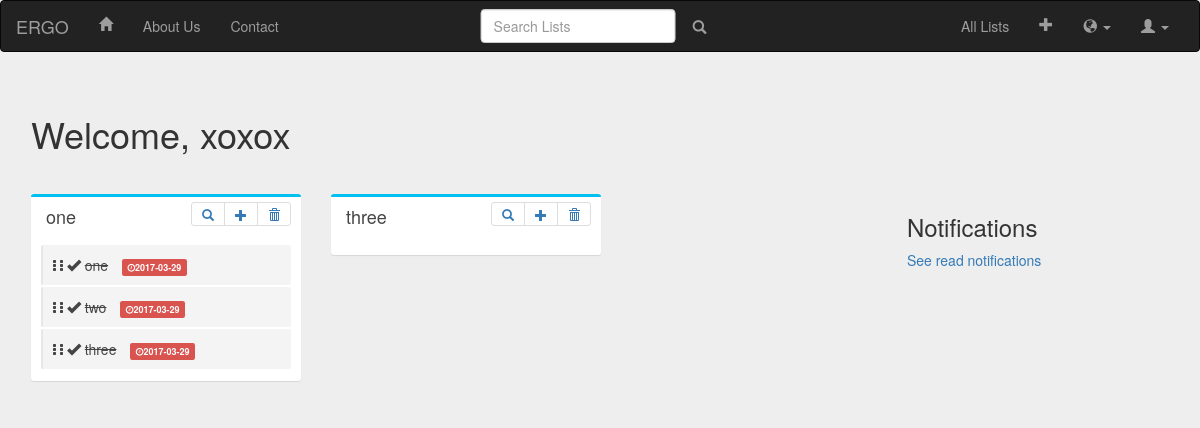
The page /xoxo/home (signed in) on the database its author committed.
### models.py (models this page shows, shortened)
class User(UserMixin, db.Model):
    id = db.Column('user_id', db.Integer, primary_key=True, autoincrement=True)
    username = db.Column('username', db.String(64), unique=True, nullable=False)
    name = db.Column('name', db.String(120), unique=False, nullable=False)
    dob = db.Column('date_of_birth', db.DateTime, nullable=False)
    email = db.Column('email', db.String(64), nullable=False, unique=True)
    registration_time = db.Column('registration_time',db.DateTime, default=datetime.utcnow)
    password_hash = db.Column('password_hash',db.String(80), nullable=False)
    remember_me = db.Column('remember_me', db.Boolean, unique=False, default=False)
    profile_picture_filename = db.Column('profile_picture_filename', db.String(64))
    profile_picture_url = db.Column('profile_picture_url', db.String(64))
    followed = db.relationship(
    'User', secondary=followers,
    primaryjoin=(followers.c.follower_id == id),
    secondaryjoin=(followers.c.followed_id == id),
    backref=db.backref('followers', lazy='dynamic'), lazy='dynamic')
    tasks = db.relationship(
        'Task',
        backref=db.backref('user', lazy='joined'),
        cascade="all, delete-orphan",
        passive_deletes=True
    )
    lists = db.relationship(
        'List',
        backref=db.backref('user', lazy='joined'),
        cascade="all, delete-orphan",
        passive_deletes=True
    )
    comments = db.relationship(
        'Comment',
        backref= db.backref('user', lazy='joined'),
        cascade="all, delete-orphan",
        passive_deletes=True
    )
    notif = db.relationship(
        'Notif',
        backref= db.backref('user', lazy='joined'),
        cascade="all, delete-orphan",
        passive_deletes=True
    )

class List(db.Model):
    id = db.Column('list_id', db.Integer, primary_key=True, autoincrement=True)
    create_time = db.Column('create_time', db.DateTime, default=datetime.utcnow)
    user_id = db.Column('user_id', db.Integer, db.ForeignKey('user', ondelete='CASCADE'), nullable=False)
    name = db.Column('name', db.String(100), nullable=False)
    description = db.Column('description', db.String(200))
    tasks = db.relationship(
            'Task',
            backref= db.backref('list', lazy='joined'),
            cascade="all, delete-orphan",
            passive_deletes=True
        )
    comments = db.relationship(
            'Comment',
            backref= db.backref('list', lazy='joined'),
            cascade="all, delete-orphan",
            passive_deletes=True
        )
    all_users = db.relationship(
    'User', secondary=shared_lists,
    backref=db.backref('all_lists', lazy='dynamic'), lazy='dynamic')

class Task(db.Model):
    __tablename__ = 'task-table'
    id = db.Column('task_id', db.Integer, primary_key=True, autoincrement=True)
    create_time = db.Column('create_time', db.DateTime,
                            default=datetime.utcnow)
    start_time = db.Column('start_time', db.DateTime)
    end_time = db.Column('end_time', db.DateTime)
    deadline = db.Column('deadline', db.DateTime, nullable=False)
    user_id = db.Column('user_id', db.Integer, db.ForeignKey(
        'user', ondelete='CASCADE'), nullable=False)
    name = db.Column('name', db.String(100), nullable=False)
    description = db.Column('description', db.String(200))
    status = db.Column('status', db.Enum(
        *['Pending', 'Ongoing', 'Completed']), nullable=False, default='Pending')
    priority = db.Column('priority', db.Boolean, nullable=False, default=False)
    relpriority =  db.Column('relpriority', db.Integer)
    incentive = db.Column('incentive', db.String(200))
    consequences = db.Column('consequences', db.String(200))
    list_id = db.Column('list_id', db.Integer, db.ForeignKey('list.list_id', ondelete='CASCADE'), nullable=False)
    dependent = db.relationship(
    'Task', secondary=dependent_tasks,
    primaryjoin=(dependent_tasks.c.task_id == id),
    secondaryjoin=(dependent_tasks.c.dependent_id == id),
    backref=db.backref('dependent_tasks', lazy='dynamic'), lazy='dynamic')

### api/add_task.py (the view, shortened to what this page needs)
@task_blueprint.route('/<user_name>/home',methods=['POST','GET'])
@login_required
def go_home(user_name):
    userid=User.query.filter(User.username==user_name).first().id
    user=User.query.filter(User.username==user_name).first()
    sort_form=SortForm()
    Tasks=Task.query.filter(Task.user_id==userid)
    notifs=Notif.query.filter(Notif.user_id == userid, Notif.status == 'Unread').order_by(Notif.create_time)
    lists = List.query.filter(List.user_id==userid)
    tasks_of_lists = []
    for list in lists:
        tasks_of_lists.append((list,Task.query.filter(Task.list_id==list.id).order_by(Task.relpriority)))
    '''
    if sort_form.validate_on_submit():
        if sort_form.criteria.data == 'Deadline(near)':
            tasks=Task.query.filter(Task.user_id==userid).order_by(Task.deadline)

        if sort_form.criteria.data == 'Deadline(far)':
            tasks=Task.query.filter(Task.user_id==userid).order_by(Task.deadline.desc())

        if sort_form.criteria.data == 'Name(A-Z)':
            tasks=Task.query.filter(Task.user_id==userid).order_by(Task.name)
            #print('****************')
            #print(tasks)
            #print('****************')

        if sort_form.criteria.data == 'Name(Z-A)':
            tasks=Task.query.filter(Task.user_id==userid).order_by(Task.name.desc())


            return render_template('home.html',notifs=notifs,sort_form=sort_form,user=User.query.get(userid),tasks=tasks, lists=lists, tasks_of_lists=tasks_of_lists)
    '''
    return render_template('home.html',notifs=notifs, sort_form=sort_form,user=User.query.get(userid),tasks=Tasks,lists=lists, tasks_of_lists=tasks_of_lists)

### api/add_task.py
class SortForm(FlaskForm):
    criteria = SelectField('Sort by:', choices=[('Deadline(near)','Deadline(near)'),('Deadline(far)','Deadline(far)'),('Name(A-Z)','Name(A-Z)'),('Name(Z-A)','Name(Z-A)')],default='Name(A-Z)')

### app.py (called while the page is built)
@login_manager.user_loader
def load_user(user_id):
    return User.query.get(int(user_id))

### models.py (called while the page is built)
@event.listens_for(engine.Engine, 'connect')
def __set_sqlite_pragma(db_conn, conn_record):
    cursor = db_conn.cursor()
    cursor.execute('PRAGMA foreign_keys=ON;')
    cursor.close()

### templates/home.html (shortened to what this page needs)
{% extends 'base.html' %}
{% block navbar %}
<nav class="navbar navbar-default navbar-inverse">
<div class="container-fluid">
<div class="navbar-header">
<a class="navbar-brand" href="#">ERGO</a>
</div>
<div id="navbar" class="navbar-collapse collapse">
<ul class="nav navbar-nav">
  <li><a href="#"><span class="glyphicon glyphicon-home"></span> </a></li>
  <li><a href="#">About Us</a></li>
  <li><a href="#">Contact</a></li>
</ul>
<ul class="nav navbar-nav navbar-center">
	<form class="navbar-form navbar-left" action="/{{user.username}}/home">
	  <div class="form-group">
		<input type="text" class="form-control" placeholder="Search Lists" name="query" id="query">
	  </div>
	  <button type="submit" class="btn btn-link glyphicon glyphicon-search">  </button>
	</form>
</ul>
<ul class="nav navbar-nav navbar-right">
<li> <a href="/{{user.username}}/all_lists">All Lists</a></li>
  <li><a href="/{{user.username}}/addlist"><span class="glyphicon glyphicon-plus" data-toggle="tooltip" title="Add Lists" data-placement="bottom"></span></a></li>
  <li class="dropdown">
  <a href="#" class="dropdown-toggle" data-toggle="dropdown" role="button" aria-haspopup="true" aria-expanded="false"><span class="
glyphicon glyphicon-globe" data-toggle="tooltip" title="Connect with Users" data-placement="bottom"></span> <span class="caret"></span></a>
  </li>
  <li class="dropdown">
	<a href="#" class="dropdown-toggle" data-toggle="dropdown" role="button" aria-haspopup="true" aria-expanded="false"><span class="
glyphicon glyphicon-user"></span> <span class="caret"></span></a>
  </li>
</ul>
</div>
</div>
</nav>
{% endblock %}
{% block content %}
<div class="row">
    <div class="col-sm-6">
    <div class="page-header">
        <h1>Welcome, {{ user.name }}</h1>
    </div>
  </div>
</div>
<link href="https://maxcdn.bootstrapcdn.com/font-awesome/4.3.0/css/font-awesome.min.css" rel="stylesheet">
<div class="row">
<div class="col-sm-9" style="position : fixed; overflow-y : auto;">
    <div class="row">
    {% if tasks_of_lists %}
    {% for tasker in tasks_of_lists %}
      <div class="col-md-4">
        <div class="box box-aqua">
          <div class="box-header ui-sortable-handle" style="cursor: move;">
                    <h3 class="box-title"><a href="/{{user.username}}/list/{{tasker[0].id}}" style="color:inherit">{{tasker[0].name}}</a></h3>
            <div class="box-tools pull-right">
              <ul class="pagination pagination-sm inline">
                 <li><a href=""><span class="glyphicon glyphicon-search" data-toggle="tooltip" title="Search Task" data-placement="bottom"></span> </a></li>
                <li><a href="/{{user.username}}/list/{{tasker[0].id}}/newtask"> <span class="glyphicon glyphicon-plus" data-toggle="tooltip" title="Add Task" data-placement="bottom"></span> </a></li>
                <li><a href="/{{user.username}}/list/{{tasker[0].id}}/delete"> <span class="glyphicon glyphicon-trash" data-toggle="tooltip" title="Delete List" data-placement="bottom"></span> </a></li>
              </ul>
            </div>
          </div>
          <div class="box-body">
              <ul class="todo-list ui-sortable">
                {%for task in tasker[1] %}
                <li>
                  <span class="handle ui-sortable-handle">
                    <i class="fa fa-ellipsis-v"></i>
                    <i class="fa fa-ellipsis-v"></i>
                  </span>
                  {% if task.status == "Completed" %}
                    <span class="glyphicon glyphicon-ok"></span>
                    <span class="text"><strike>{{task.name}}</strike></span>
                  {% else %}
                    <span class="text">{{task.name}}</span>
                {% endif %}
                  <small class="label label-danger"><i class="fa fa-clock-o"></i id="date">{{task.deadline.strftime('%Y-%m-%d')}}</small>
                </li>
                {% endfor %}
            </ul>
        </div>
    </div>
</div>
{% endfor %}
{% endif %}
</div>
</div>
<div class="col-sm-9"></div>
<div class="col-sm-3" >
	<h3>Notifications</h3>
	<a href="/{{user.username}}/see_read_notifs">See read notifications</a>
	<hr>
</div>
</div>
            {% from "_formhelpers.html" import render_field %}
{% endblock %}

### templates/base.html (style rules this page uses)
body { background: #eee; }
.box.box-aqua { border-top-color: #00c0ef !important; }
.box { position: relative; border-radius: 3px; background: #ffffff; border-top: 3px solid #d2d6de; margin-bottom: 20px; width: 100%; min-height: 40%; box-shadow: 0 1px 1px rgba(0, 0, 0, 0.1); }
.box-header { color: #444; display: block; padding: 10px; position: relative; }
.box-header .box-title { display: inline-block; font-size: 18px; margin: 0; line-height: 1; }
.box-header>.box-tools { position: absolute; right: 10px; top: 5px; }
.inline { display: inline; }
.box-body { border-top-left-radius: 0; border-top-right-radius: 0; border-bottom-right-radius: 3px; border-bottom-left-radius: 3px; padding: 10px; }
.todo-list { margin: 0; padding: 0; list-style: none; overflow: auto; }
.todo-list>li { border-radius: 2px; padding: 10px; background: #f4f4f4; margin-bottom: 2px; border-left: 2px solid #e6e7e8; color: #444; }
.todo-list>li .label { margin-left: 10px; font-size: 9px; }
.btn { border-radius: 3px; -webkit-box-shadow: none; box-shadow: none; border: 1px solid transparent; }
@media (min-width: 768px) { .navbar-nav.navbar-center { position: absolute; left: 50%; transform: translatex(-50%); } }

### rows shown on the page
User: name "xoxox"
List: name "one"
Task: name "one", deadline "2017-03-29"
Task: name "two", deadline "2017-03-29"
Task: name "three", deadline "2017-03-29"
List: name "three"
